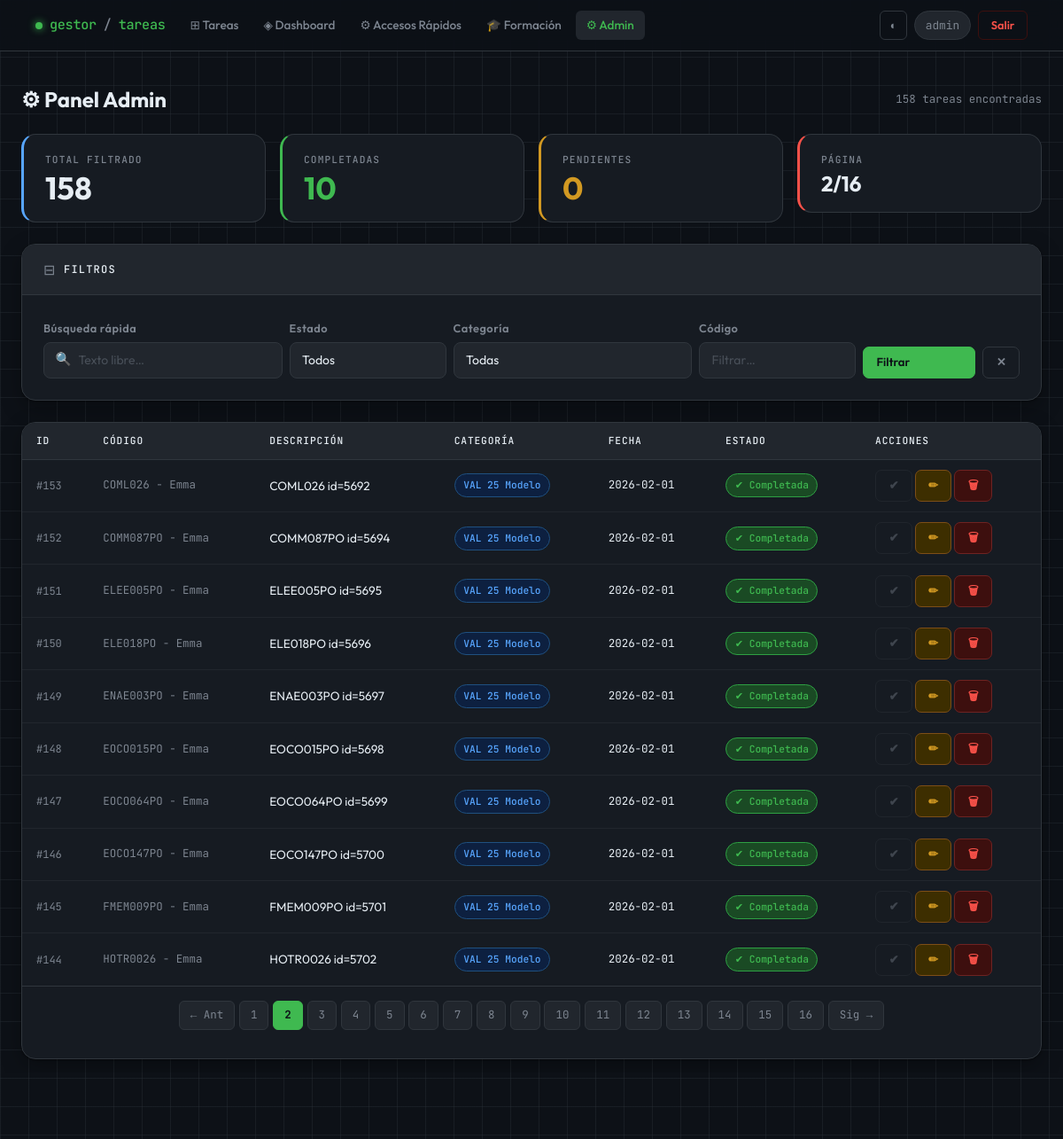
/admin?page=2&categoria=&estado= (signed in), run on the app's committed database.
### tables this page shows
CREATE TABLE tareas (
            id INTEGER PRIMARY KEY AUTOINCREMENT,
            descripcion TEXT NOT NULL,
            categoria TEXT,
            fecha TEXT,
            completada INTEGER DEFAULT 0,
            codigo TEXT,
            usuario_id INTEGER,
            FOREIGN KEY (usuario_id) REFERENCES usuarios(id)
        );

### app_web.py (the view)
@app.route("/admin")
@login_required
def admin():
    if session.get("es_admin") != 1:
        return redirect("/")
    filtro_cat = request.args.get("categoria", "").strip()
    filtro_est = request.args.get("estado", "").strip()
    page = request.args.get("page", 1, type=int)
    if page < 1:
        page = 1
    per_page = 10
    filtros = []
    params = []
    if filtro_cat:
        filtros.append("LOWER(TRIM(categoria)) = LOWER(TRIM(?))")
        params.append(filtro_cat)
    if filtro_est == "Completada":
        filtros.append("completada = 1")
    elif filtro_est == "Pendiente":
        filtros.append("completada = 0")
    where_clause = ""
    if filtros:
        where_clause = "WHERE " + " AND ".join(filtros)
    with get_connection() as conn:
        conn.row_factory = sqlite3.Row
        cursor = conn.cursor()
        cursor.execute(
            f"SELECT COUNT(*) FROM tareas {where_clause}",
            params
        )
        total_filtrado = cursor.fetchone()[0]
        total_pages = max((total_filtrado + per_page - 1) // per_page, 1)
        if page > total_pages:
            page = total_pages
        offset = (page - 1) * per_page
        cursor.execute(
            f"""
            SELECT id, descripcion, categoria, fecha,
                   completada, codigo, usuario_id
            FROM tareas
            {where_clause}
            ORDER BY id DESC
            LIMIT ? OFFSET ?
            """,
            params + [per_page, offset]
        )
        tareas = cursor.fetchall()
        cursor.execute("""
            SELECT DISTINCT categoria
            FROM tareas
            WHERE categoria IS NOT NULL AND categoria != ''
            ORDER BY categoria
        """)
        categorias_lista = [row[0] for row in cursor.fetchall()]
    return render_template(
        "admin.html",
        tareas=tareas,
        page=page,
        total_pages=total_pages,
        total=total_filtrado,
        categorias=categorias_lista,
        filtro_cat=filtro_cat,
        filtro_est=filtro_est
    )

### app_web.py (called while the page is built)
def get_connection():
    conn = sqlite3.connect(DB_NAME)
    conn.row_factory = sqlite3.Row
    return conn

def login_required(f):
    @wraps(f)
    def decorated_function(*args, **kwargs):
        if "user_id" not in session:
            return redirect(url_for("login"))
        return f(*args, **kwargs)
    return decorated_function

### templates/admin.html (shortened to what this page needs)
{% extends "base.html" %}
{% block content %}
<div class="d-flex align-items-center justify-content-between mb-4 flex-wrap gap-2">
  <h4 style="font-weight:700; margin:0;">⚙ Panel Admin</h4>
  <span style="font-family:var(--mono); font-size:.78rem; color:var(--text-muted);">
    {{ total }} tarea{{ 's' if total != 1 else '' }} encontrada{{ 's' if total != 1 else '' }}
  </span>
</div>
<div class="row g-3 mb-4">
  <div class="col-6 col-md-3">
    <div class="stat-card blue">
      <div class="stat-label">Total filtrado</div>
      <div class="stat-value">{{ total }}</div>
    </div>
  </div>
  <div class="col-6 col-md-3">
    <div class="stat-card green">
      <div class="stat-label">Completadas</div>
      <div class="stat-value" style="color:var(--accent);">
        {{ tareas | selectattr(4, 'equalto', 1) | list | length if tareas else 0 }}
      </div>
    </div>
  </div>
  <div class="col-6 col-md-3">
    <div class="stat-card amber">
      <div class="stat-label">Pendientes</div>
      <div class="stat-value" style="color:var(--amber);">
        {{ tareas | selectattr(4, 'equalto', 0) | list | length if tareas else 0 }}
      </div>
    </div>
  </div>
  <div class="col-6 col-md-3">
    <div class="stat-card red">
      <div class="stat-label">Página</div>
      <div class="stat-value" style="font-size:1.5rem;">{{ page }}/{{ total_pages }}</div>
    </div>
  </div>
</div>
<div class="gcard mb-4">
  <div class="gcard-header">
    <span style="color:var(--text-muted)">⊟</span>
    <span class="gcard-title">Filtros</span>
  </div>
  <div class="gcard-body">
    <div class="row g-2 align-items-end">
      <div class="col-sm-6 col-md-3">
        <label class="form-label">Búsqueda rápida</label>
        <div class="search-wrap">
          <span class="search-icon">🔍</span>
          <input type="text" id="buscador" class="form-control" placeholder="Texto libre…">
        </div>
      </div>
      <div class="col-sm-6 col-md-2">
        <label class="form-label">Estado</label>
        <select id="sel-estado" class="form-select">
          <option value="">Todos</option>
        </select>
      </div>
      <div class="col-sm-6 col-md-3">
        <label class="form-label">Categoría</label>
        <select id="sel-cat" class="form-select">
          <option value="">Todas</option>
        </select>
      </div>
      <div class="col-sm-6 col-md-2">
        <label class="form-label">Código</label>
        <input type="text" id="fil-codigo" class="form-control" placeholder="Filtrar…">
      </div>
      <div class="col-md-2 d-flex gap-2">
        <button onclick="applyServerFilters()" class="btn btn-g-primary flex-fill">Filtrar</button>
        <a href="/admin" class="btn btn-g-ghost">✕</a>
      </div>
    </div>
  </div>
</div>
<div class="gcard">
  <div class="gcard-body p-0">
    <div class="table-responsive">
      <table class="gtable">
        <thead>
          <tr>
            <th>ID</th>
            <th>Código</th>
            <th>Descripción</th>
            <th>Categoría</th>
            <th>Fecha</th>
            <th>Estado</th>
            <th>Acciones</th>
          </tr>
        </thead>
        <tbody>
          {% for t in tareas %}
          <tr class="{{ 'row-done' if t[4]==1 else '' }}"
              data-search="{{ t[0] }} {{ (t[5] or '') }} {{ t[1] }} {{ (t[2] or '') }}"
              data-codigo="{{ (t[5] or '') | lower }}">
            <td data-label="ID" style="font-family:var(--mono); font-size:.75rem; color:var(--text-muted);">
              #{{ t[0] }}
            </td>
            <td data-label="Código" style="font-family:var(--mono); font-size:.78rem; color:var(--text-muted);">
              {{ t[5] if t[5] else '—' }}
            </td>
            <td data-label="Descripción">{{ t[1] }}</td>
            <td data-label="Categoría">
              <span class="badge-g badge-cat">{{ t[2] if t[2] else 'General' }}</span>
            </td>
            <td data-label="Fecha" style="font-family:var(--mono); font-size:.78rem; white-space:nowrap;">
              {{ t[3] if t[3] else '—' }}
            </td>
            <td data-label="Estado">
              {% if t[4]==1 %}
                <span class="badge-g badge-done">✔ Completada</span>
              {% else %}
                <span class="badge-g badge-pending">● Pendiente</span>
              {% endif %}
            </td>
            <td data-label="Acciones" style="white-space:nowrap;">
              {% if t[4]==0 %}
                <a href="/completar/{{ t[0] }}" class="btn btn-g-success btn-sm">✔</a>
              {% else %}
                <span class="btn btn-g-ghost btn-sm" style="cursor:default; opacity:.4;">✔</span>
              {% endif %}
              <a href="/editar/{{ t[0] }}" class="btn btn-g-warning btn-sm">✏</a>
              <a href="/eliminar/{{ t[0] }}" class="btn btn-g-danger btn-sm"
                 onclick="return confirm('¿Eliminar esta tarea?')">🗑</a>
            </td>
          </tr>
          {% endfor %}
        </tbody>
      </table>
    </div>
    {% if total_pages > 1 %}
    <div class="py-3 px-3 border-top" style="border-color:var(--border)!important;">
      <ul class="gpagination">
        <li class="{{ 'disabled' if page<=1 else '' }}">
          <a class="gpage-link" href="?page={{ page-1 }}&categoria={{ filtro_cat }}&estado={{ filtro_est }}">← Ant</a>
        </li>
        {% for p in range(1, total_pages+1) %}
        <li class="{{ 'active' if p==page else '' }}">
          <a class="gpage-link" href="?page={{ p }}&categoria={{ filtro_cat }}&estado={{ filtro_est }}">{{ p }}</a>
        </li>
        {% endfor %}
        <li class="{{ 'disabled' if page>=total_pages else '' }}">
          <a class="gpage-link" href="?page={{ page+1 }}&categoria={{ filtro_cat }}&estado={{ filtro_est }}">Sig →</a>
        </li>
      </ul>
    </div>
    {% endif %}
  </div>
</div>
{% endblock %}

### data on the page
tareas: id "153", codigo "COML026 - Emma", descripcion "COML026 id=5692", categoria "VAL 25 Modelo", fecha "2026-02-01", completada "✔ Completada"
tareas: id "152", codigo "COMM087PO - Emma", descripcion "COMM087PO id=5694", categoria "VAL 25 Modelo", fecha "2026-02-01", completada "✔ Completada"
tareas: id "151", codigo "ELEE005PO - Emma", descripcion "ELEE005PO id=5695", categoria "VAL 25 Modelo", fecha "2026-02-01", completada "✔ Completada"
tareas: id "150", codigo "ELE018PO - Emma", descripcion "ELE018PO id=5696", categoria "VAL 25 Modelo", fecha "2026-02-01", completada "✔ Completada"
tareas: id "149", codigo "ENAE003PO - Emma", descripcion "ENAE003PO id=5697", categoria "VAL 25 Modelo", fecha "2026-02-01", completada "✔ Completada"
tareas: id "148", codigo "EOCO015PO - Emma", descripcion "EOCO015PO id=5698", categoria "VAL 25 Modelo", fecha "2026-02-01", completada "✔ Completada"
tareas: id "147", codigo "EOCO064PO - Emma", descripcion "EOCO064PO id=5699", categoria "VAL 25 Modelo", fecha "2026-02-01", completada "✔ Completada"
tareas: id "146", codigo "EOCO147PO - Emma", descripcion "EOCO147PO id=5700", categoria "VAL 25 Modelo", fecha "2026-02-01", completada "✔ Completada"
tareas: id "145", codigo "FMEM009PO - Emma", descripcion "FMEM009PO id=5701", categoria "VAL 25 Modelo", fecha "2026-02-01", completada "✔ Completada"
tareas: id "144", codigo "HOTR0026 - Emma", descripcion "HOTR0026 id=5702", categoria "VAL 25 Modelo", fecha "2026-02-01", completada "✔ Completada"

### other printed values
{{ session.get('user', '') }} "admin"
{{ total }} "158"
{{ 's' if total != 1 else '' }} "s"
{{ tareas | selectattr(4, 'equalto', 1) | list | length if tareas else 0 }} "10"
{{ tareas | selectattr(4, 'equalto', 0) | list | length if tareas else 0 }} "0"
{{ page }} "2"
{{ total_pages }} "16"
{{ p }} "1" "2" "3" "4" "5" "6" "7" "8" "9" "10" "11" "12" "13" "14" "15" "16"
